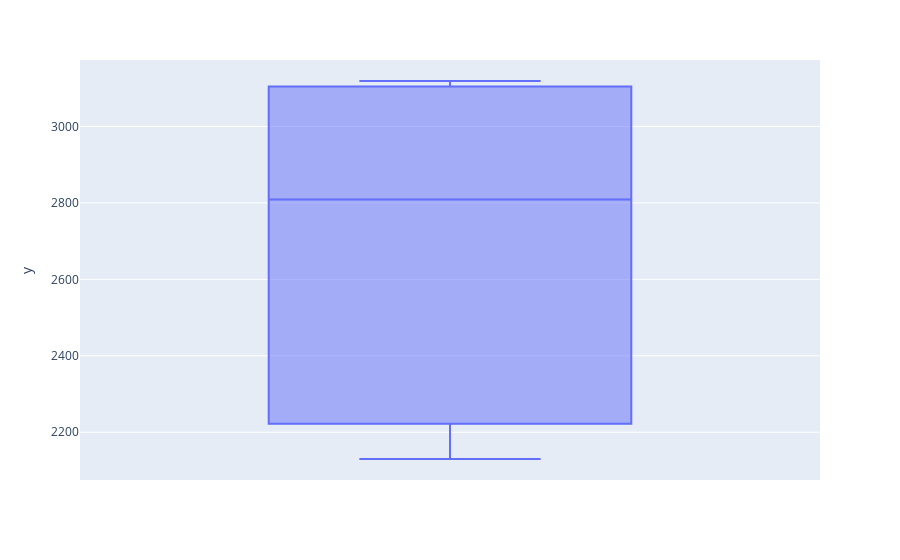

The cell this chart's notebook holds for it:
### Code cell
import plotly.express as px
df = px.data.tips()
fig = px.box(["BANCO POPULAR"], y = data[data["BANCO"] == "BANCO DE BOGOTA"]["CLIENTES"])
fig.show()

### Figure 1 — Plotly figure (JSON) as saved in the notebook; plotly's stock layout.template omitted (floating-point values rounded to 4 significant figures)
{"data": [{"alignmentgroup": "True", "hovertemplate": "y=%{y}<extra></extra>", "legendgroup": "", "marker": {"color": "#636efa"}, "name": "", "notched": false, "offsetgroup": "", "orientation": "v", "showlegend": false, "type": "box", "x0": " ", "xaxis": "x", "y": [2130, 2131, 2157, 2188, 2222, 2223, 2223, 2223, 2237, 2813, 2809, 2809, 2815, 2949, 3099, 3111, 3112, 3110, 3112, 3119], "y0": " ", "yaxis": "y"}], "layout": {"boxmode": "group", "legend": {"tracegroupgap": 0}, "margin": {"t": 60}, "xaxis": {"anchor": "y", "domain": [0, 1]}, "yaxis": {"anchor": "x", "domain": [0, 1], "title": {"text": "y"}}}}
